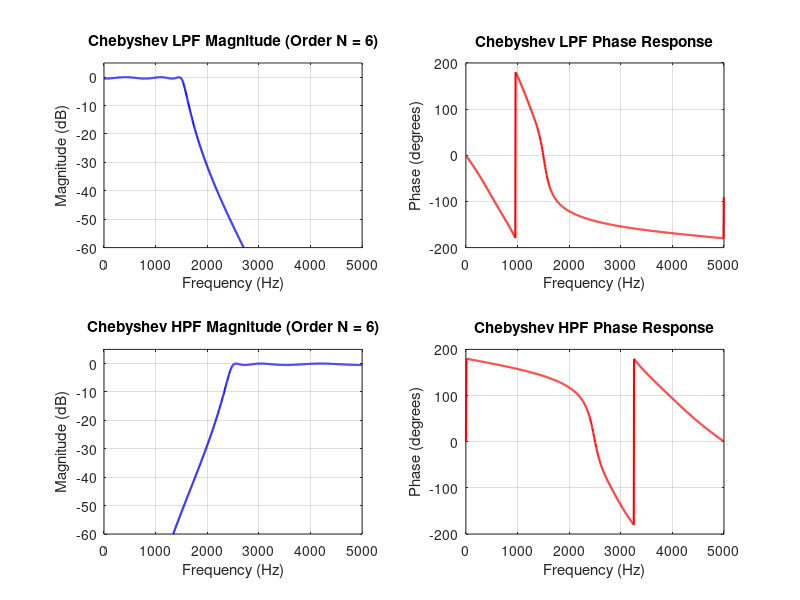

MATLAB code for this plot:
clear; clc; close all;

% Design Parameters
Fs = 10000;         % Sampling frequency in Hz
Ap = 0.5;           % Passband ripple in dB
As = 30;            % Stopband attenuation in dB

% 1. Low-Pass Filter Design
fp_lp = 1500;       % Passband frequency (Hz)
fs_lp = 2000;       % Stopband frequency (Hz)
wp_lp = fp_lp / (Fs/2);
ws_lp = fs_lp / (Fs/2);

[N_lp, Wn_lp] = cheb1ord(wp_lp, ws_lp, Ap, As);
[b_lp, a_lp] = cheby1(N_lp, Ap, Wn_lp, 'low');

% 2. High-Pass Filter Design
fp_hp = 2500;       % Passband frequency (Hz)
fs_hp = 1800;       % Stopband frequency (Hz)
wp_hp = fp_hp / (Fs/2);
ws_hp = fs_hp / (Fs/2);

[N_hp, Wn_hp] = cheb1ord(wp_hp, ws_hp, Ap, As);
[b_hp, a_hp] = cheby1(N_hp, Ap, Wn_hp, 'high');

% ==========================================
% DISPLAY NUMERICAL OUTPUTS IN COMMAND WINDOW
% ==========================================
fprintf('=== EXPERIMENT 2: CHEBYSHEV TYPE-I IIR FILTERS ===\n\n');

fprintf('--- CHEBYSHEV LOW-PASS FILTER ---\n');
fprintf('Calculated Filter Order (N_lp): %d\n', N_lp);
fprintf('Passband Edge Cutoff Frequency (Wn_lp): %.4f Hz\n', Wn_lp * (Fs/2));
fprintf('Numerator Coefficients (b_lp):\n');
disp(b_lp);
fprintf('Denominator Coefficients (a_lp):\n');
disp(a_lp);

fprintf('--- CHEBYSHEV HIGH-PASS FILTER ---\n');
fprintf('Calculated Filter Order (N_hp): %d\n', N_hp);
fprintf('Passband Edge Cutoff Frequency (Wn_hp): %.4f Hz\n', Wn_hp * (Fs/2));
fprintf('Numerator Coefficients (b_hp):\n');
disp(b_hp);
fprintf('Denominator Coefficients (a_hp):\n');
disp(a_hp);

% Frequency Response Calculation
[H_lp, f] = freqz(b_lp, a_lp, 1024, Fs);
[H_hp, ~] = freqz(b_hp, a_hp, 1024, Fs);

% Plotting
figure('Name', 'Chebyshev Type-I LPF and HPF Responses');
subplot(2,2,1);
plot(f, 20*log10(abs(H_lp)), 'b', 'LineWidth', 1.5); grid on;
title(['Chebyshev LPF Magnitude (Order N = ', num2str(N_lp), ')']);
xlabel('Frequency (Hz)'); ylabel('Magnitude (dB)'); ylim([-60 5]);

subplot(2,2,2);
plot(f, angle(H_lp)*180/pi, 'r', 'LineWidth', 1.5); grid on;
title('Chebyshev LPF Phase Response');
xlabel('Frequency (Hz)'); ylabel('Phase (degrees)');

subplot(2,2,3);
plot(f, 20*log10(abs(H_hp)), 'b', 'LineWidth', 1.5); grid on;
title(['Chebyshev HPF Magnitude (Order N = ', num2str(N_hp), ')']);
xlabel('Frequency (Hz)'); ylabel('Magnitude (dB)'); ylim([-60 5]);

subplot(2,2,4);
plot(f, angle(H_hp)*180/pi, 'r', 'LineWidth', 1.5); grid on;
title('Chebyshev HPF Phase Response');
xlabel('Frequency (Hz)'); ylabel('Phase (degrees)');
